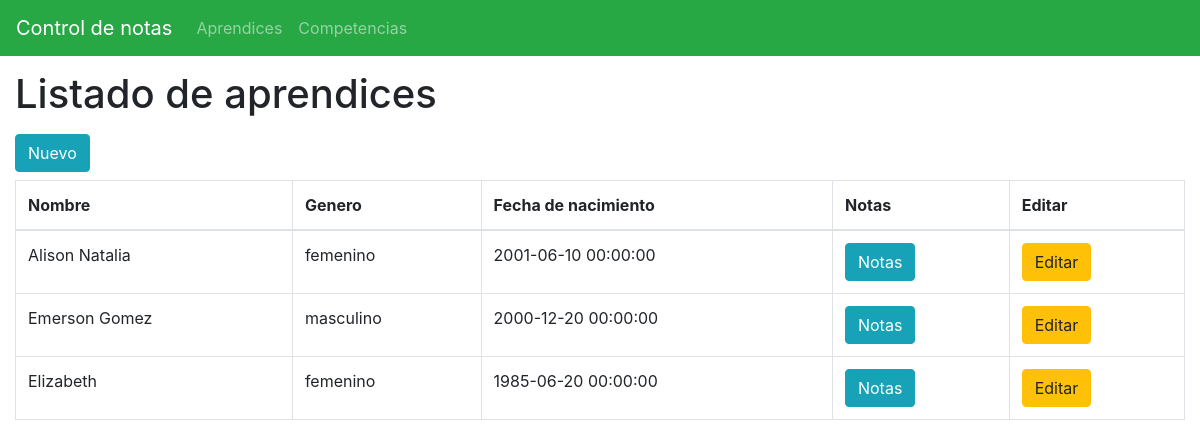
The app's page /mostrar_aprendices.php with its own data.
### tables this page shows
CREATE TABLE `aprendices_dg` (
  `id` bigint(20) NOT NULL,
  `nombre` varchar(255) NOT NULL,
  `genero` varchar(255) NOT NULL,
  `fecha_nacimiento` datetime NOT NULL
);

### aprendices.php (called while the page is built, shortened)
<?php
class Aprendices
{
    public static function obtener()
    {
        global $mysqli;
        $resultado = $mysqli->query("SELECT id, nombre, genero, fecha_nacimiento FROM aprendices_dg");
        return $resultado->fetch_all(MYSQLI_ASSOC);
    }
}

### mostrar_aprendices.php (the view, shortened to what this page needs)
<?php
include_once "conexion.php";
include_once "encabezado.php";
include_once "aprendices.php";
$aprendices = Aprendices::obtener();
?>
<div class="row">
    <div class="col-12">
        <h1>Listado de aprendices</h1>
        <a href="formulario_registro_aprendices.php" class="btn btn-info my-2">Nuevo</a>
    </div>
    <div class="col-12 table-responsive">
        <table class="table table-bordered">
            <thead>
                <tr>
                    <th>Nombre</th>
                    <th>Genero</th>
                    <th>Fecha de nacimiento</th>
                    <th>Notas</th>
                    <th>Editar</th>
                </tr>
            </thead>
            <tbody>
                <?php foreach ($aprendices as $aprendices) { ?>
                    <tr>
                        <td><?php echo $aprendices["nombre"] ?></td>
                        <td><?php echo $aprendices["genero"] ?></td>
                        <td><?php echo $aprendices["fecha_nacimiento"] ?></td>
                        <td>
                            <a href="notas_aprendices.php?id=<?php echo $aprendices["id"] ?>" class="btn btn-info">
                                Notas
                            </a>
                        </td>
                        <td>
                            <a href="editar.php?id=<?php echo $aprendices["id"] ?>" class="btn btn-warning">
                                Editar
                            </a>
                        </td>
                    </tr>
                <?php } ?>
            </tbody>
        </table>
    </div>
</div>

### encabezado.php (style rules this page uses)
body { padding-top: 70px; }

### records on screen
aprendices_dg: nombre "Alison Natalia", genero "femenino", fecha_nacimiento "2001-06-10 00:00:00"
aprendices_dg: nombre "Emerson Gomez", genero "masculino", fecha_nacimiento "2000-12-20 00:00:00"
aprendices_dg: nombre "Elizabeth", genero "femenino", fecha_nacimiento "1985-06-20 00:00:00"
